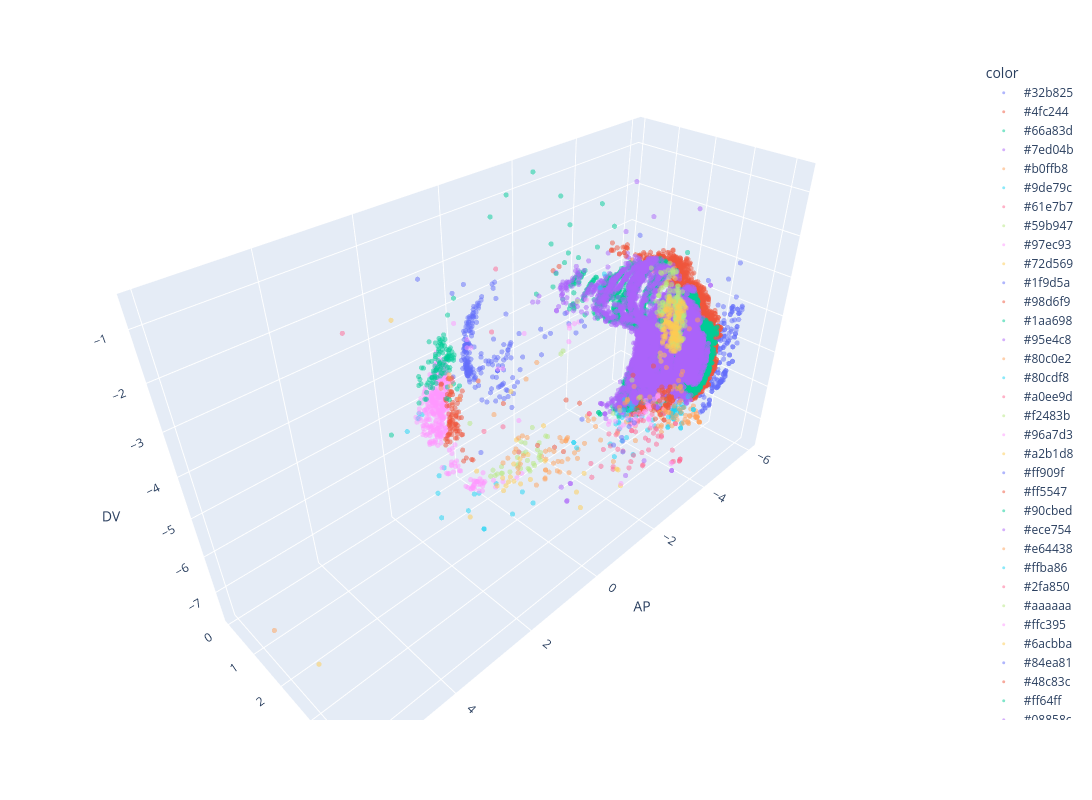

The notebook cell saved with this chart:
### Markdown cell above
7. NAc: load datasets and plot

### Code cell
df_trio_nac = pd.read_csv("/Users/yuyihe/ExampleNeuroDatasets/BiasedConnectivityVentralSubiculum/NAc_TRIO_cellcounts.csv")

fig_nac = px.scatter_3d(df_trio_nac, x='AP', y='ML', z = 'DV', color = 'color', opacity = 0.5)

fig_nac["layout"].update(width = 1200, height = 800, autosize = False)
fig_nac.update_traces(marker_size=3)

fig_nac.show()
